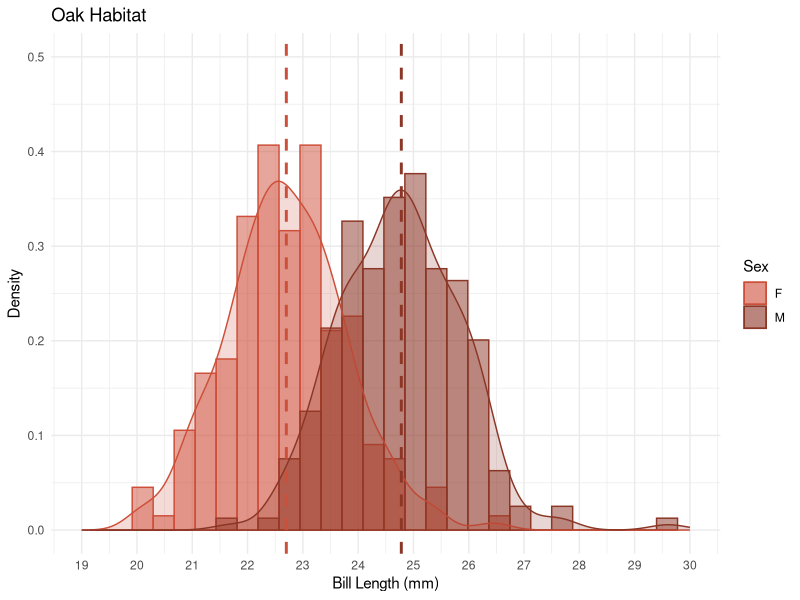
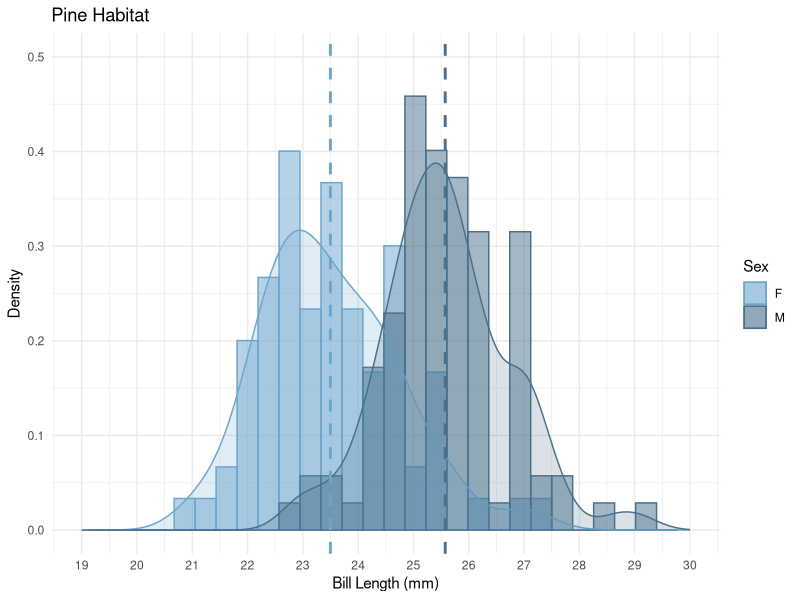
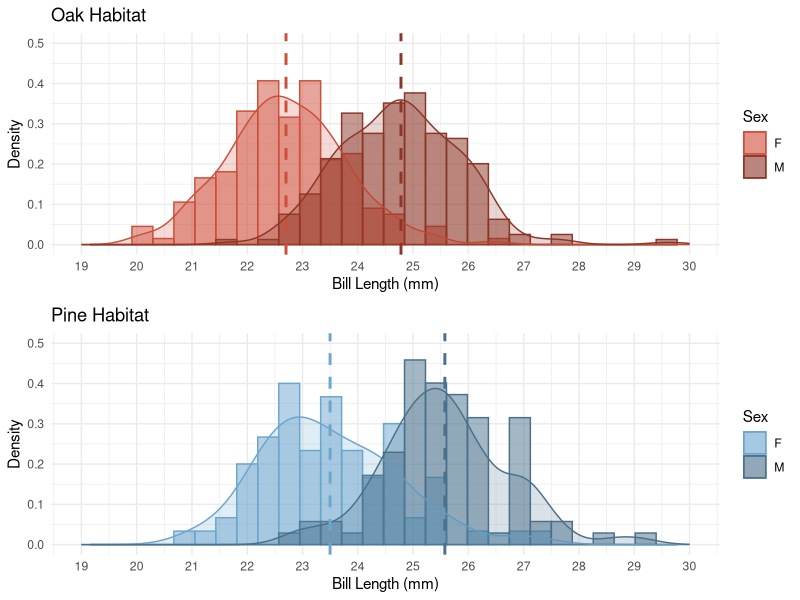

Source code (R) for these figures, in order:
library(tidyverse)
library(cowplot)
library(grid)
library(gridExtra)

Phenotypes <- read.csv("Island_Scrub_Jay_Phenotypes.csv", header=TRUE)
Oak <- subset(Phenotypes, Habitat =="Oak")
Pine <- subset(Phenotypes, Habitat =="Pine")
Oak_M <- subset(Oak, Sex =="M")
Oak_F <- subset(Oak, Sex =="F")
Pine_M <- subset(Pine, Sex =="M")
Pine_F <- subset(Pine, Sex =="F")

# Calculate the means for males and female in each subpopulation
mean(Oak_M$Ave_Nares_mm)
mean(Oak_F$Ave_Nares_mm)
mean(Pine_M$Ave_Nares_mm)
mean(Pine_F$Ave_Nares_mm)

# Calculate a 95% CI for male and female means in each subpopulation by finding the margin of error (MOE)
n <- length(Oak_F$Ave_Nares_mm)
xbar <- mean(Oak_F$Ave_Nares_mm)
s <- sd(Oak_F$Ave_Nares_mm)
MOE_Oak_F <- qt(0.975,df=n-1)*s/sqrt(n)

n <- length(Oak_M$Ave_Nares_mm)
xbar <- mean(Oak_M$Ave_Nares_mm)
s <- sd(Oak_M$Ave_Nares_mm)
MOE_Oak_M  <- qt(0.975,df=n-1)*s/sqrt(n)

n <- length(Pine_F$Ave_Nares_mm)
xbar <- mean(Pine_F$Ave_Nares_mm)
s <- sd(Pine_F$Ave_Nares_mm)
MOE_Pine_F <- qt(0.975,df=n-1)*s/sqrt(n)

n <- length(Pine_M$Ave_Nares_mm)
xbar <- mean(Pine_M$Ave_Nares_mm)
s <- sd(Pine_M$Ave_Nares_mm)
MOE_Pine_M<- qt(0.975,df=n-1)*s/sqrt(n)

# Test for differences between means in males and female in each subpopulation
mean(Pine_F$Ave_Nares_mm)-mean(Oak_F$Ave_Nares_mm)
t.test(Pine_F$Ave_Nares_mm, Oak_F$Ave_Nares_mm)
mean(Pine_M$Ave_Nares_mm) - mean(Oak_M$Ave_Nares_mm)
t.test(Pine_M$Ave_Nares_mm, Oak_M$Ave_Nares_mm)

# Calculate the variances for males and female in each subpopulation
var(Oak_M$Ave_Nares_mm)
var(Oak_F$Ave_Nares_mm)
var(Pine_M$Ave_Nares_mm)
var(Pine_F$Ave_Nares_mm)

# Calculate the sample size for males and female in each subpopulation
length(Oak_M$Ave_Nares_mm)
length(Oak_F$Ave_Nares_mm)
length(Pine_M$Ave_Nares_mm)
length(Pine_F$Ave_Nares_mm)

# Test for differences between variances in males and female in each subpopulation
bartlett.test(list(Oak_M$Ave_Nares_mm, Oak_F$Ave_Nares_mm, Pine_M$Ave_Nares_mm, Pine_F$Ave_Nares_mm))

# Calculate the composite variance for the population
pooled_var = 1/(211+175+92+79 - 4) * (210*var(Oak_M$Ave_Nares_mm) + 174*var(Oak_F$Ave_Nares_mm) +
                                        91*var(Pine_M$Ave_Nares_mm) + 78*var(Pine_F$Ave_Nares_mm))

# calculate lower and upper bounds of confidence interval for the composite variance
chi_upper <- qchisq(1-0.975,df=(211+175+92+79 - 4))
chi_lower <- qchisq(0.975,df=(211+175+92+79 - 4))
low <- (211+175+92+79 - 4)*1.3/chi_lower
high <- (211+175+92+79 - 4)*1.3/chi_upper

# Plot the male and female distributions in each habitat
oak_plot <- ggplot(Oak, aes(x=Ave_Nares_mm, color=Sex, fill=Sex))+ ylim(0,0.5)+
  scale_x_continuous(limits = c(19, 30), breaks = seq(19,30))+
  geom_histogram(aes(y=..density..), position="identity", alpha=0.5, bins=30)+
  geom_density(alpha=0.2, adjust=1)+
  scale_color_manual(values=c("tomato3", "tomato4"))+
  scale_fill_manual(values=c("tomato3", "tomato4")) +
  labs(title="Oak Habitat",x="Bill Length (mm)", y = "Density")+theme_minimal()+
  geom_vline(xintercept=mean(Oak_M$Ave_Nares_mm), color="tomato4", size=1, linetype=2)+
  geom_vline(xintercept=mean(Oak_F$Ave_Nares_mm), color="tomato3", size=1, linetype=2)
plot(oak_plot)

pine_plot <- ggplot(Pine, aes(x=Ave_Nares_mm, color=Sex, fill=Sex)) +  ylim(0,0.5)+
  scale_x_continuous(limits = c(19, 30), breaks = seq(19,30))+
  geom_histogram(aes(y=..density..), position="identity", alpha=0.5, bins=30)+
  geom_density(alpha=0.2, adjust=1)+
  scale_color_manual(values=c("skyblue3", "skyblue4"))+
  scale_fill_manual(values=c("skyblue3", "skyblue4"))+
  labs(title="Pine Habitat",x="Bill Length (mm)", y = "Density")+theme_minimal()+
  geom_vline(xintercept=mean(Pine_M$Ave_Nares_mm), color="skyblue4", size=1, linetype=2)+
  geom_vline(xintercept=mean(Pine_F$Ave_Nares_mm), color="skyblue3", size=1, linetype=2)
plot(pine_plot)


plot <- plot_grid(oak_plot, pine_plot, ncol = 1, nrow = 2, rel_heights=c(1,1))
plot(plot)
